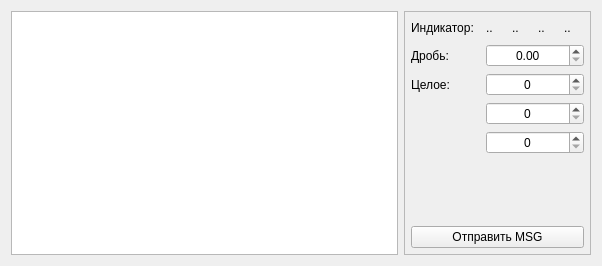
<?xml version="1.0" encoding="UTF-8"?>
<ui version="4.0">
 <class>ServWgt</class>
 <widget class="QWidget" name="ServWgt">
  <property name="geometry">
   <rect>
    <x>0</x>
    <y>0</y>
    <width>602</width>
    <height>266</height>
   </rect>
  </property>
  <property name="windowTitle">
   <string>ServWgt</string>
  </property>
  <layout class="QGridLayout" name="gridLayout">
   <item row="0" column="0">
    <widget class="QTextEdit" name="Info"/>
   </item>
   <item row="0" column="1">
    <widget class="QFrame" name="frame">
     <property name="minimumSize">
      <size>
       <width>150</width>
       <height>0</height>
      </size>
     </property>
     <property name="frameShape">
      <enum>QFrame::StyledPanel</enum>
     </property>
     <property name="frameShadow">
      <enum>QFrame::Sunken</enum>
     </property>
     <layout class="QGridLayout" name="gridLayout_2">
      <property name="leftMargin">
       <number>6</number>
      </property>
      <property name="topMargin">
       <number>6</number>
      </property>
      <property name="rightMargin">
       <number>6</number>
      </property>
      <property name="bottomMargin">
       <number>6</number>
      </property>
      <item row="0" column="0">
       <widget class="QLabel" name="label_5">
        <property name="text">
         <string>Индикатор:</string>
        </property>
       </widget>
      </item>
      <item row="1" column="0">
       <widget class="QLabel" name="label_6">
        <property name="text">
         <string>Дробь:</string>
        </property>
       </widget>
      </item>
      <item row="2" column="0">
       <widget class="QLabel" name="label_7">
        <property name="text">
         <string>Целое:</string>
        </property>
       </widget>
      </item>
      <item row="5" column="5">
       <spacer name="verticalSpacer">
        <property name="orientation">
         <enum>Qt::Vertical</enum>
        </property>
        <property name="sizeHint" stdset="0">
         <size>
          <width>20</width>
          <height>40</height>
         </size>
        </property>
       </spacer>
      </item>
      <item row="0" column="4">
       <widget class="QLabel" name="indicator_3">
        <property name="minimumSize">
         <size>
          <width>20</width>
          <height>20</height>
         </size>
        </property>
        <property name="maximumSize">
         <size>
          <width>20</width>
          <height>20</height>
         </size>
        </property>
        <property name="text">
         <string>..</string>
        </property>
       </widget>
      </item>
      <item row="0" column="2">
       <widget class="QLabel" name="indicator_1">
        <property name="minimumSize">
         <size>
          <width>20</width>
          <height>20</height>
         </size>
        </property>
        <property name="maximumSize">
         <size>
          <width>20</width>
          <height>20</height>
         </size>
        </property>
        <property name="text">
         <string>..</string>
        </property>
       </widget>
      </item>
      <item row="0" column="5">
       <widget class="QLabel" name="indicator_4">
        <property name="minimumSize">
         <size>
          <width>20</width>
          <height>20</height>
         </size>
        </property>
        <property name="maximumSize">
         <size>
          <width>20</width>
          <height>20</height>
         </size>
        </property>
        <property name="text">
         <string>..</string>
        </property>
       </widget>
      </item>
      <item row="1" column="2" colspan="4">
       <widget class="QDoubleSpinBox" name="num_double">
        <property name="alignment">
         <set>Qt::AlignCenter</set>
        </property>
       </widget>
      </item>
      <item row="0" column="3">
       <widget class="QLabel" name="indicator_2">
        <property name="minimumSize">
         <size>
          <width>20</width>
          <height>20</height>
         </size>
        </property>
        <property name="maximumSize">
         <size>
          <width>20</width>
          <height>20</height>
         </size>
        </property>
        <property name="text">
         <string>..</string>
        </property>
       </widget>
      </item>
      <item row="4" column="2" colspan="4">
       <widget class="QSpinBox" name="int3">
        <property name="alignment">
         <set>Qt::AlignCenter</set>
        </property>
       </widget>
      </item>
      <item row="3" column="2" colspan="4">
       <widget class="QSpinBox" name="int2">
        <property name="alignment">
         <set>Qt::AlignCenter</set>
        </property>
       </widget>
      </item>
      <item row="2" column="2" colspan="4">
       <widget class="QSpinBox" name="int1">
        <property name="alignment">
         <set>Qt::AlignCenter</set>
        </property>
       </widget>
      </item>
      <item row="6" column="0" colspan="6">
       <widget class="QPushButton" name="btnSendMsg">
        <property name="text">
         <string>Отправить MSG</string>
        </property>
       </widget>
      </item>
     </layout>
    </widget>
   </item>
  </layout>
 </widget>
 <layoutdefault spacing="6" margin="11"/>
 <resources/>
 <connections/>
</ui>
